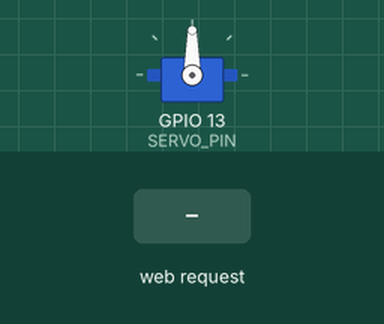
Simulated run of this sketch. Board: ESP32. Parts: servo. The inputs (shaded band) are chosen by the test bench. WiFi joins after 1.5 s; servers stay silent unless stated; what the sketch prints to the serial monitor is not drawn.

Above: at 2.7 s.
2.8 s: HTTP request GET /steer?value=1 received
At 3.5 s:
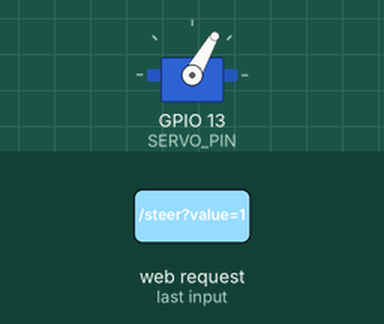
4.3 s: HTTP request GET /steer?value=120 received
At 4.7 s:
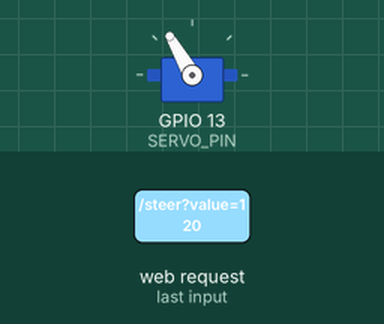
5.8 s: HTTP request GET /steer?value=0 received
At 7.0 s:
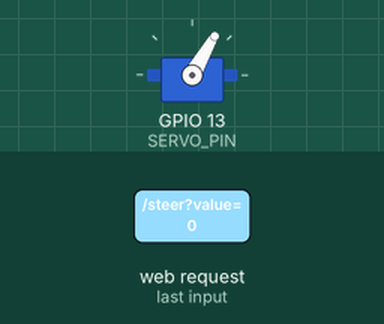
Timing chart, 0 to 8.8 s (numbered marks = the images above; inputs shaded):
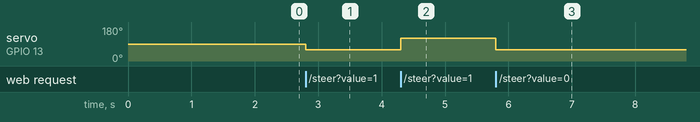

The sketch:

sterling.ino
```cpp
#include <WiFi.h>
#include <WebServer.h>
#include <ESP32Servo.h>

// WiFi
const char* ssid = "LWK_Network";
const char* password = "LWK888kepong";

// Servo
#define SERVO_PIN 13
Servo steeringServo;

int currentAngle = 90;

WebServer server(80);

// ===== 转向控制 =====
void handleSteer() {
  if (server.hasArg("value")) {
    int angle = server.arg("value").toInt();

    if (angle < 60) angle = 60;
    if (angle > 120) angle = 120;

    steeringServo.write(angle);
    currentAngle = angle;

    Serial.println(angle);
    server.send(200, "text/plain", "OK");
  } else {
    server.send(400, "text/plain", "No value");
  }
}

void handleRoot() {
  server.send(200, "text/plain", "ESP32 Steering OK");
}

void setup() {
  Serial.begin(115200);

  steeringServo.setPeriodHertz(50);
  steeringServo.attach(SERVO_PIN, 500, 2400);
  steeringServo.write(90);

  WiFi.begin(ssid, password);
  Serial.print("Connecting...");

  while (WiFi.status() != WL_CONNECTED) {
    delay(500);
    Serial.print(".");
  }

  Serial.println();
  Serial.println(WiFi.localIP());

  server.on("/", handleRoot);
  server.on("/steer", handleSteer);

  server.begin();
}

void loop() {
  server.handleClient();
}
```

Measured:
- after the input at 2.8 s, servo on GPIO 13 (SERVO_PIN): 90° → 60° at once
- after the input at 4.3 s, servo on GPIO 13 (SERVO_PIN): 60° → 120° at once
- after the input at 5.8 s, servo on GPIO 13 (SERVO_PIN): 120° → 60° at once
